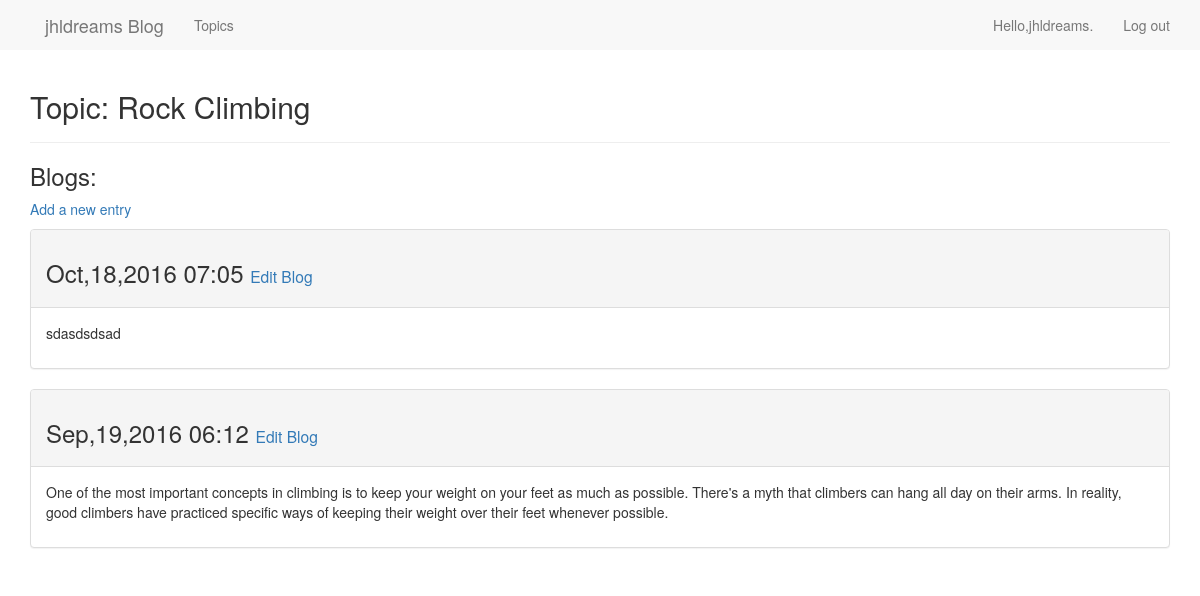
The page /topics/11/ (signed in) on the database its author committed.
### learning_logs/models.py (models this page shows, shortened)
class Topic(models.Model):
    text = models.CharField(max_length=200)
    date_added = models.DateTimeField(auto_now_add=True)
    owner = models.ForeignKey(User)
    def __str__(self):
        return self.text

class Entry(models.Model):
    topic = models.ForeignKey(Topic)
    text = models.TextField()
    date_added = models.DateTimeField(auto_now_add=True)
    class Meta:
        verbose_name_plural = 'entries'

### learning_logs/views.py (the view)
# urls.py: url(r'^topics/(?P<topic_id>[0-9]+)/$', views.topic, name='topic'),
@login_required
def topic(request, topic_id):
    tp = Topic.objects.get(id=topic_id)
    if tp.owner != request.user:
        raise Http404
    else:
        entries = tp.entry_set.order_by('-date_added')
        context = {'topic': tp, 'entries': entries}
        return render(request, 'learning_logs/topic.html', context)

### learning_logs/templates/learning_logs/topic.html (shortened to what this page needs)
<!DOCTYPE html>
<html lang="en">
<head>
</head>
<body>
    {% extends 'learning_logs/base.html' %}
    {% load bootstrap3 %}
    {% block header %}
        <h2><p>Topic: {{topic}}</p></h2>
    {% endblock header %}
    {% block content %}
        <h3><p>Blogs:</p></h3>
        <p>
            <a href="{% url 'learning_logs:new_entry' topic.id %}">Add a new entry</a>
        </p>
        {% for entry in entries %}
            <div class="panel panel-default">
                <div class="panel-heading">
                    <h3>
                        {{ entry.date_added|date:'M,d,Y H:i' }}
                        <small>
                            <a href="{% url 'learning_logs:edit_entry' entry.id %}">Edit Blog</a>
                        </small>
                    </h3>
                </div>
                <div class="panel-body">
                    {{ entry.text|linebreaks }}
                </div>
            </div>
        {% empty %}
            There are no entries for this topic yet.
        {% endfor %}
{% endblock content %}

### learning_logs/templates/learning_logs/base.html (shortened to what this page needs)
<!DOCTYPE html>
<html lang="en">
<head>
    {% load bootstrap3 %}
    {% bootstrap_css %}
</head>
<body>
    <nav class="nabar navbar-default navbar-static-top">
        <div class="container">
            <div class="navbar-header">
                {% if user.is_authenticated %}
                    <a class="navbar-brand" href="{% url 'learning_logs:index' %}">{{user.username}} Blog</a>
                {% else %}
                    <a class="navbar-brand" href="{% url 'learning_logs:index' %}">Learning Blog</a>
                {% endif %}
            </div>
            <div id="navbar" class="navbar-collapse collapse">
               <ul class="nav navbar-nav">
                 <li>
                        <a href="{% url 'learning_logs:topics' %}">Topics</a>
                 </li>
               </ul>
               <ul class="nav navbar-nav navbar-right">
                   {% if user.is_authenticated %}
                        <li><a>Hello,{{user.username}}.</a></li>
                        <li><a href="{% url 'users:logout' %}">Log out</a></li>
                    {% else %}
                        <li><a href="{% url 'users:register' %}">Register</a></li>
                        <li><a href="{% url 'users:login' %}">Login</a></li>
                    {% endif %}
               </ul>
            </div>
        </div>
    </nav>
    <div class="container">
        <div class="page-header">
            {% block header %}
            {% endblock header %}
        </div>
        <div>
            {% block content %}
            {% endblock content %}
        </div>
    </div>
</body>
</html>

### rows shown on the page
Topic: text "Rock Climbing"
Entry: date_added "Oct,18,2016 07:05", text "sdasdsdsad"
Entry: date_added "Sep,19,2016 06:12", text "One of the most important concepts in climbing is to keep your weight on your feet as much as possible. There's a myth that climbers can hang all day on their arms. In reality, good climbers have practiced specific ways of keeping their weight over their feet whenever possible."

### other values the page prints
{{ user.username }} "jhldreams"
